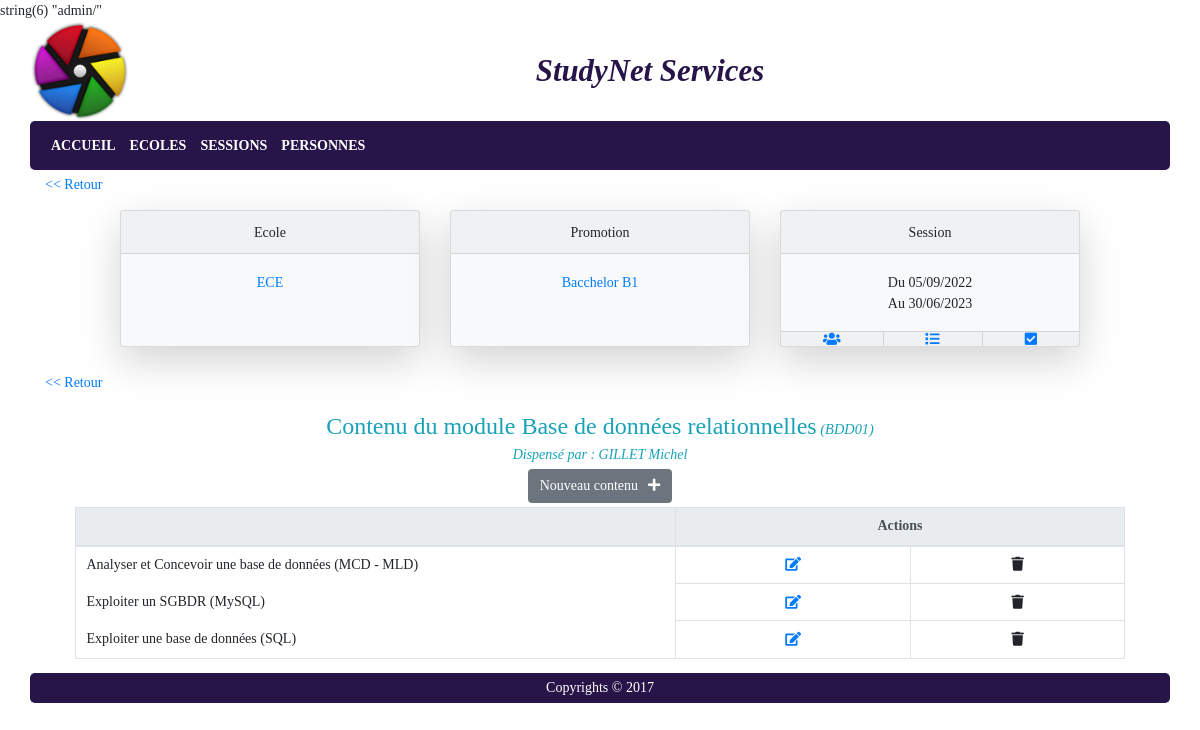
Page /index.php?p=periodesformation&a=editcontenumodule&idpf=46&idmodule=120 (signed in) on the committed database.
### tables this page shows
CREATE TABLE `promotion` (
  `promo_id` int NOT NULL AUTO_INCREMENT,
  `promo_libelle` varchar(50) NOT NULL,
  `eco_id` int NOT NULL,
  PRIMARY KEY (`promo_id`),
  KEY `FK_promotion_eco_id` (`eco_id`),
  CONSTRAINT `FK_promotion_eco_id` FOREIGN KEY (`eco_id`) REFERENCES `ecole` (`eco_id`)
);

CREATE TABLE `ecole` (
  `eco_id` int NOT NULL AUTO_INCREMENT,
  `eco_nom` varchar(50) NOT NULL,
  `eco_logo` varchar(255) DEFAULT NULL,
  PRIMARY KEY (`eco_id`)
);

CREATE TABLE `periodeformation` (
  `pf_id` int NOT NULL AUTO_INCREMENT,
  `pf_datedebut` date NOT NULL,
  `pf_datefin` date NOT NULL,
  `pf_duree` int NOT NULL,
  `promo_id` int NOT NULL,
  `resp_id` int DEFAULT NULL,
  `statpf_id` int NOT NULL DEFAULT '1',
  PRIMARY KEY (`pf_id`),
  KEY `FK_periodeformation_promo_id` (`promo_id`),
  KEY `FK_PERFOR_RESP` (`resp_id`),
  KEY `FK_PF_STATPF` (`statpf_id`),
  CONSTRAINT `FK_PERFOR_RESP` FOREIGN KEY (`resp_id`) REFERENCES `responsablePedago` (`resp_id`),
  CONSTRAINT `FK_periodeformation_promo_id` FOREIGN KEY (`promo_id`) REFERENCES `promotion` (`promo_id`),
  CONSTRAINT `FK_PF_STATPF` FOREIGN KEY (`statpf_id`) REFERENCES `statutpf` (`statpf_id`)
);

CREATE TABLE `module` (
  `mod_id` int NOT NULL AUTO_INCREMENT,
  `mod_libelle` varchar(200) NOT NULL,
  `mod_code` varchar(20) DEFAULT NULL,
  `mod_details` text,
  `mod_duree` int NOT NULL,
  `unit_id` int DEFAULT NULL,
  PRIMARY KEY (`mod_id`),
  KEY `FK_MOD_UNIT` (`unit_id`),
  CONSTRAINT `FK_MOD_UNIT` FOREIGN KEY (`unit_id`) REFERENCES `uniteenseignement` (`unit_id`)
);

CREATE TABLE `intervenant` (
  `int_id` int NOT NULL AUTO_INCREMENT,
  `pers_id` int NOT NULL,
  PRIMARY KEY (`int_id`),
  KEY `FK_INT_PERS` (`pers_id`),
  CONSTRAINT `FK_INT_PERS` FOREIGN KEY (`pers_id`) REFERENCES `personne` (`pers_id`)
);

CREATE TABLE `personne` (
  `pers_id` int NOT NULL AUTO_INCREMENT,
  `pers_nom` varchar(50) NOT NULL,
  `pers_prenom` varchar(50) NOT NULL,
  `pers_email` varchar(250) DEFAULT NULL,
  `us_id` int DEFAULT NULL,
  PRIMARY KEY (`pers_id`),
  KEY `FK_PERS_USER` (`us_id`),
  CONSTRAINT `FK_PERS_USER` FOREIGN KEY (`us_id`) REFERENCES `userAuth` (`us_id`)
);

CREATE TABLE `contenumodule` (
  `cmod_id` int NOT NULL AUTO_INCREMENT,
  `cmod_libelle` varchar(250) NOT NULL,
  `cmod_details` text,
  `cmod_chrono` tinyint NOT NULL,
  `mod_id` int NOT NULL,
  PRIMARY KEY (`cmod_id`),
  KEY `FK_contenumodule_mod_id` (`mod_id`),
  CONSTRAINT `FK_contenumodule_mod_id` FOREIGN KEY (`mod_id`) REFERENCES `module` (`mod_id`)
);

### core/views/admin/view_listecontenumodule.php (the view, shortened to what the rows shown need)
<nav class="navinterne">
	<a href="<?php print(ROOTHTML); ?>/index.php?p=periodesformation&a=listemodules&idpf=<?php print($pf->getId()); ?>" title="Retour à la liste des modules"><< Retour</a>
</nav>
<section id="content_body" class="container">
	<header class="col-12 text-center text-info header-section">
		Contenu du module <?php print($module->getLibelle().(!is_null($module->getCode())?'<i style="font-size:0.6em"> ('.$module->getCode().')</i>':'')); ?><br />
		<i>Dispensé par : <?php print($module->getIntervenant()); ?></i>
	</header>
	<?php
		if (isset($user)){
			if ($user->isAdmin() OR $pf->getResponsable() == $user){
				?>
				<div class="col-12 btnactions">
					<a href="<?php print(ROOTHTML); ?>/index.php?p=periodesformation&a=ajoutcontenumodule&idpf=<?php print($pf->getId()); ?>&idmodule=<?php print($module->getId()); ?>" class="btn btn-secondary" title="Ajout d'un contenu de module">Nouveau contenu<span class="fa fa-plus"></span></a>
				</div>
				<?php
			}
		}
	?>
	<div class="col-12">
		<table class="table table-bordered table-hover table-responsive-md">
			<thead class="thead-light">
			<tr>
				<th style="width: 600px;"></th>
				<th style="width: 60px;" colspan="3">Actions</th>
			</tr>
			</thead>
			<tbody>
			<?php
				$script = '';
				if (!$module->hasContenu()){
					$script .= '<tr><td colspan="8">Aucune donnée disponible !</td></tr>';
				}else{
					foreach ($module->getContenu() as $contenuModule){
						$script .= '<tr class="lignetab">';
						$script .= '<td style="border: none; text-align: left">'.$contenuModule->getLibelle().'</td>';
						$script .= '<td><a href="index.php?p=periodesformation&a=editcontenumodule&idpf='.$pf->getId().'&idmodule='.$module->getId().'&idcmodule='.$contenuModule->getId().'" title="Editer le contenu"><span class="fa fa-edit"></span></a></td>';
						$script .= '<td><a style="cursor: pointer" data-name="dropmodule" data-id="'.$contenuModule->getId().'" title="Supprimer le contenu"><span class="fa fa-trash"></span></a></td>';
						$script .= '</tr>';
					}
				}
				print($script);
			?>
			</tbody>
		</table>
	</div>
</section>

### core/views/admin/view_enteteperiodesformations.php (shortened to what the rows shown need)
<section class="container content_body">
	<section class="row card-deck justify-content-center">
		<div class="card bg-light mb-4 shadow-lg text-center" style="max-width: 300px">
			<div class="card-body">
				<?php
					if (is_null($promo)){
						print('<a href="index.php?p=ecoles" class="card-link">Toutes</a>');
					}else{
						print('<a href="index.php?p=promotions&idecole='.$promo->getIdEcole().'">'.Ecole::getById($promo->getIdEcole())->getNom().'</a>');
					}
				?>
			</div>
		</div>
		<div class="card bg-light mb-4 shadow-lg text-center" style="max-width: 300px">
			<div class="card-body">
				<?php
					if (is_null($promo)){
						print('<a href="index.php?p=promotions" class="card-link">Toutes</a>');
					}else {
						if ($action != 'listepf'){
							print('<a href="index.php?p=periodesformation&a=listepf&idpromo='.$promo->getId().'">'.$promo->getLibelle().'</a>');
						}else{
							print($promo->getLibelle());
						}
					}
				?>
			</div>
		</div>
		<?php
			if (!is_null($pf)){
			?>
			<div class="card bg-light mb-4 shadow-lg text-center" style="max-width: 300px">
				<div class="card-header">Session</div>
				<div class="card-body">
					<p class="card-text">Du <?php print($pf->getDateDebut()); ?><br />Au <?php print($pf->getDateFin()); ?></p>
				</div>
				<div class="card-footer">
					<span><a href="index.php?p=periodesformation&a=listeetudiants&idpf=<?=$pf->getId()?>" title="Liste des étudiants"><span class="fas fa-users align-middle"></span></a></span>
					<span><a href="index.php?p=periodesformation&a=listemodules&idpf=<?=$pf->getId()?>" title="Liste des modules"><span class="fas fa-list align-middle"></span></a></span>
					<span><a href="index.php?p=periodesformation&a=participations&idpf=<?=$pf->getId()?>" title="Gérer la participation des étudiants aux modules"><span class="fas fa-check-square align-middle"></span></a></span>
				</div>
			</div>
			<?php
			}
		?>
	</section>
</section>

### rows in the picture
promotion: eco.eco_nom "ECE", promo_libelle "Bacchelor B1"
periodeformation: pf_datedebut "05/09/2022", pf_datefin "30/06/2023"
module: mod_libelle "Base de données relationnelles", mod_code "BDD01"
intervenant: pers.pers_prenom "GILLET Michel"
contenumodule: cmod_libelle "Analyser et Concevoir une base de données (MCD - MLD)"
contenumodule: cmod_libelle "Exploiter un SGBDR (MySQL)"
contenumodule: cmod_libelle "Exploiter une base de données (SQL)"

### other values in the picture
$pageTitle "StudyNet Services"
$this->libelle "ACCUEIL"
$this->libelle "ECOLES"
$this->libelle "SESSIONS"
$this->libelle "PERSONNES"
